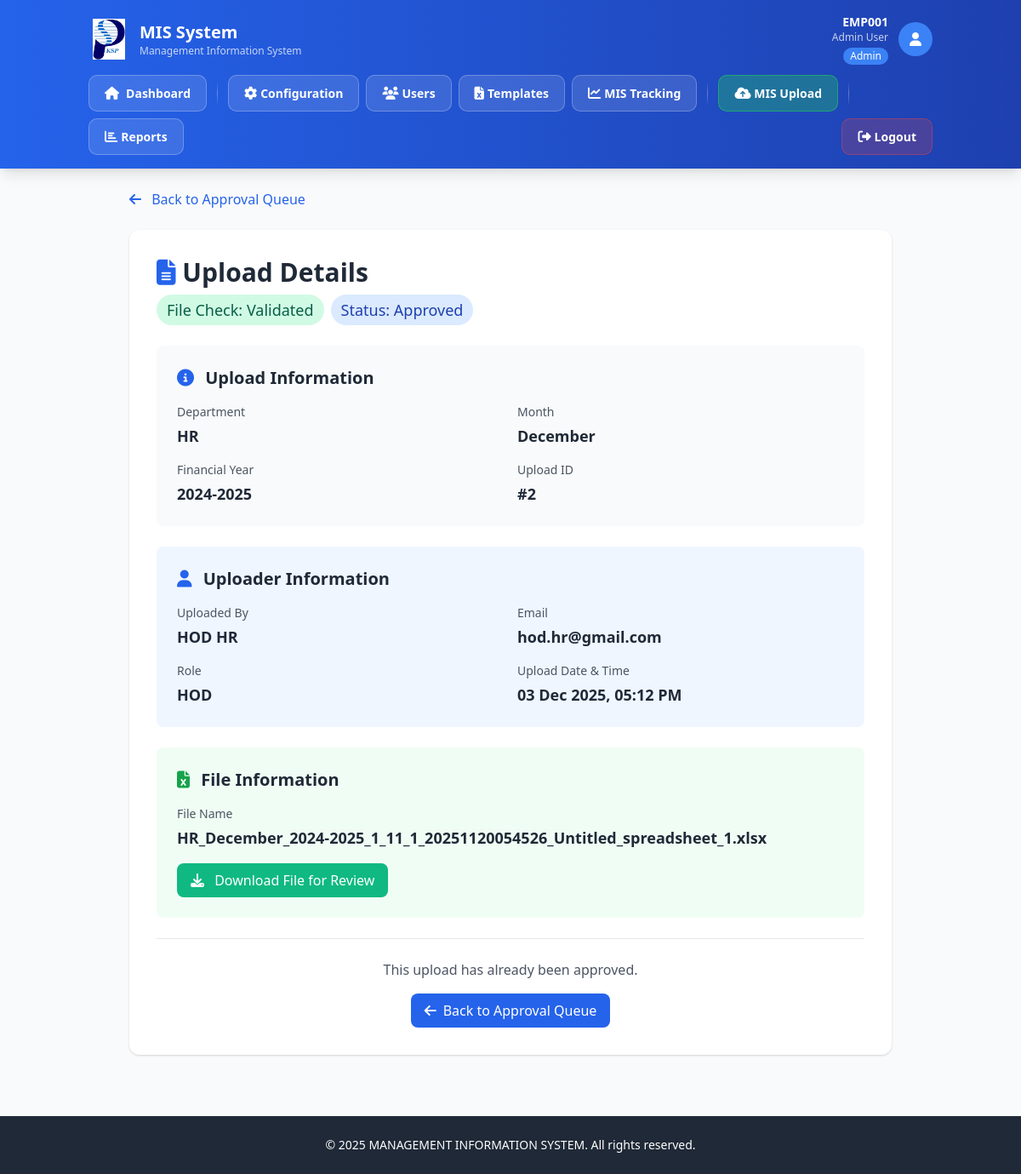
/view-upload/2 (signed in), run on the app's committed database.
### app.py (models this page shows)
class User(db.Model):
    __tablename__ = 'users'
    UserID = db.Column(db.Integer, primary_key=True)
    EmpID = db.Column(db.String(20), unique=True, nullable=False, index=True)
    Username = db.Column(db.String(50), nullable=True)
    PasswordHash = db.Column(db.String(255), nullable=False)
    Email = db.Column(db.String(100), unique=True, nullable=False)
    DepartmentID = db.Column(db.Integer, db.ForeignKey('departments.DeptID'), nullable=False)
    RoleID = db.Column(db.Integer, db.ForeignKey('roles.RoleID'), nullable=False)
    IsActive = db.Column(db.Boolean, default=True)
    FailedLoginAttempts = db.Column(db.Integer, default=0)
    LastFailedLogin = db.Column(db.DateTime, nullable=True)
    AccountLockedUntil = db.Column(db.DateTime, nullable=True)
    PasswordLastChanged = db.Column(db.DateTime, default=lambda: datetime.now(IST))
    PasswordExpiryDate = db.Column(db.DateTime, default=lambda: datetime.now(IST) + timedelta(days=90))
    CreatedAt = db.Column(db.DateTime, default=lambda: datetime.now(IST))
    UpdatedAt = db.Column(db.DateTime, default=lambda: datetime.now(IST), onupdate=lambda: datetime.now(IST))
    uploads = db.relationship('MISUpload', foreign_keys='MISUpload.UploadedBy', backref='uploader', lazy=True)

class Role(db.Model):
    __tablename__ = 'roles'
    RoleID = db.Column(db.Integer, primary_key=True)
    RoleName = db.Column(db.String(50), unique=True, nullable=False)
    users = db.relationship('User', backref='role', lazy=True)

class MISUpload(db.Model):
    __tablename__ = 'mis_uploads'
    UploadID = db.Column(db.Integer, primary_key=True)
    UploadCode = db.Column(db.String(50), unique=True, nullable=True)
    DepartmentID = db.Column(db.Integer, db.ForeignKey('departments.DeptID'), nullable=False)
    MonthID = db.Column(db.Integer, nullable=False)
    FYID = db.Column(db.Integer, db.ForeignKey('financial_years.FYID'), nullable=False)
    UploadedBy = db.Column(db.Integer, db.ForeignKey('users.UserID'), nullable=False)
    UploadDate = db.Column(db.DateTime, default=lambda: datetime.now(IST))
    FilePath = db.Column(db.String(255), nullable=False)
    FileCheck = db.Column(db.String(50), default='Not Validated')
    Status = db.Column(db.String(50), default='In Review')
    IsModified = db.Column(db.Boolean, default=False)
    IsCancelled = db.Column(db.Boolean, default=False)
    SupervisorApproved = db.Column(db.Boolean, default=False)
    SupervisorApprovedBy = db.Column(db.Integer, db.ForeignKey('users.UserID'), nullable=True)
    SupervisorApprovedDate = db.Column(db.DateTime, nullable=True)

class Department(db.Model):
    __tablename__ = 'departments'
    DeptID = db.Column(db.Integer, primary_key=True)
    DeptName = db.Column(db.String(100), unique=True, nullable=False)
    ActiveFlag = db.Column(db.Boolean, default=True)
    users = db.relationship('User', backref='department', lazy=True)
    uploads = db.relationship('MISUpload', backref='department', lazy=True)
    templates = db.relationship('Template', backref='department', lazy=True)

class FinancialYear(db.Model):
    __tablename__ = 'financial_years'
    FYID = db.Column(db.Integer, primary_key=True)
    FYName = db.Column(db.String(50), unique=True, nullable=False)
    StartDate = db.Column(db.Date, nullable=False)
    EndDate = db.Column(db.Date, nullable=False)
    ActiveFlag = db.Column(db.Boolean, default=False)
    uploads = db.relationship('MISUpload', backref='financial_year', lazy=True)

### app.py (the view)
@app.route('/view-upload/<int:upload_id>')
@login_required
def view_upload(upload_id):
    user = User.query.get(session['user_id'])
    if not user or not user.IsActive:
        session.clear()
        flash('Your session has expired. Please log in again.', 'error')
        return redirect(url_for('login'))
    upload = MISUpload.query.get_or_404(upload_id)
    if user.role.RoleName == 'Management':
        pass  # Management can view all uploads
    elif user.role.RoleName == 'Admin':
        pass  # Admin can view all uploads
    elif user.role.RoleName == 'HOD' and upload.DepartmentID != user.DepartmentID:
        flash('Access denied. You can only view uploads from your department.', 'error')
        return redirect(url_for('reports'))
    else:
        flash('Access denied.', 'error')
        return redirect(url_for('reports'))
    return render_template('view_upload.html',
                         current_user=user,
                         upload=upload)

### templates/view_upload.html (shortened to what this page needs)
{% extends "base.html" %}
{% block content %}
<div class="max-w-4xl mx-auto">
    <div class="mb-6">
        <a href="{{ url_for('approval_queue') }}" class="text-blue-600 hover:text-blue-800">
            <i class="fas fa-arrow-left mr-2"></i> Back to Approval Queue
        </a>
    </div>
    <div class="card p-8">
        <div class="mb-6">
            <h2 class="text-3xl font-bold text-gray-800 mb-2">
                <i class="fas fa-file-alt text-blue-600"></i> Upload Details
            </h2>
            <div class="flex gap-2">
                <span class="badge {% if upload.FileCheck == 'Validated' %}badge-validated{% else %}badge-rejected{% endif %} text-lg">
                    File Check: {{ upload.FileCheck }}
                </span>
                {% if upload.Status == 'Rejected' %}
                <span class="badge badge-rejected text-lg">
                    Status: Rejected by Supervisor
                </span>
                {% elif upload.SupervisorApproved and upload.Status == 'In Review' %}
                <span class="badge" style="background-color: #dbeafe; color: #1e40af;" class="text-lg">
                    Status: Supervisor Approved
                </span>
                {% elif upload.Status == 'Approved' %}
                <span class="badge badge-approved text-lg">
                    Status: Approved
                </span>
                {% else %}
                <span class="badge badge-pending text-lg">
                    Status: In Review
                </span>
                {% endif %}
            </div>
        </div>
        <div class="bg-gray-50 rounded-lg p-6 mb-6">
            <h3 class="text-xl font-bold mb-4 text-gray-800">
                <i class="fas fa-info-circle text-blue-600 mr-2"></i> Upload Information
            </h3>
            <div class="grid grid-cols-1 md:grid-cols-2 gap-4">
                <div>
                    <p class="text-sm text-gray-600 mb-1">Department</p>
                    <p class="text-lg font-semibold text-gray-800">{{ upload.department.DeptName }}</p>
                </div>
                <div>
                    <p class="text-sm text-gray-600 mb-1">Month</p>
                    <p class="text-lg font-semibold text-gray-800">
                        {{ ['', 'January', 'February', 'March', 'April', 'May', 'June', 'July', 'August', 'September', 'October', 'November', 'December'][upload.MonthID] }}
                    </p>
                </div>
                <div>
                    <p class="text-sm text-gray-600 mb-1">Financial Year</p>
                    <p class="text-lg font-semibold text-gray-800">{{ upload.financial_year.FYName }}</p>
                </div>
                <div>
                    <p class="text-sm text-gray-600 mb-1">Upload ID</p>
                    <p class="text-lg font-semibold text-gray-800">#{{ upload.UploadID }}</p>
                </div>
            </div>
        </div>
        <div class="bg-blue-50 rounded-lg p-6 mb-6">
            <h3 class="text-xl font-bold mb-4 text-gray-800">
                <i class="fas fa-user text-blue-600 mr-2"></i> Uploader Information
            </h3>
            <div class="grid grid-cols-1 md:grid-cols-2 gap-4">
                <div>
                    <p class="text-sm text-gray-600 mb-1">Uploaded By</p>
                    <p class="text-lg font-semibold text-gray-800">{{ upload.uploader.Username }}</p>
                </div>
                <div>
                    <p class="text-sm text-gray-600 mb-1">Email</p>
                    <p class="text-lg font-semibold text-gray-800">{{ upload.uploader.Email }}</p>
                </div>
                <div>
                    <p class="text-sm text-gray-600 mb-1">Role</p>
                    <p class="text-lg font-semibold text-gray-800">{{ upload.uploader.role.RoleName }}</p>
                </div>
                <div>
                    <p class="text-sm text-gray-600 mb-1">Upload Date & Time</p>
                    <p class="text-lg font-semibold text-gray-800">{{ upload.UploadDate.strftime('%d %b %Y, %I:%M %p') }}</p>
                </div>
            </div>
        </div>
        <div class="bg-green-50 rounded-lg p-6 mb-6">
            <h3 class="text-xl font-bold mb-4 text-gray-800">
                <i class="fas fa-file-excel text-green-600 mr-2"></i> File Information
            </h3>
            <div class="mb-4">
                <p class="text-sm text-gray-600 mb-1">File Name</p>
                <p class="text-lg font-semibold text-gray-800">{{ upload.FilePath.split('/')[-1] }}</p>
            </div>
            <a href="{{ url_for('download_upload', upload_id=upload.UploadID) }}"
               class="inline-block btn btn-success">
                <i class="fas fa-download mr-2"></i> Download File for Review
            </a>
        </div>
        {% if upload.Status in ['Pending', 'Validated', 'In Review'] %}
        <div class="border-t pt-6 mt-6">
            <h3 class="text-xl font-bold mb-4 text-gray-800">
                <i class="fas fa-tasks text-orange-600 mr-2"></i> Actions
            </h3>
            <div class="flex flex-wrap gap-4">
                <form method="POST" action="{{ url_for('approve_upload', upload_id=upload.UploadID) }}" class="inline">
                    <button type="submit" class="btn btn-success text-lg px-8 py-3">
                        <i class="fas fa-check mr-2"></i> Approve Upload
                    </button>
                </form>
                <form method="POST" action="{{ url_for('reject_upload', upload_id=upload.UploadID) }}" class="inline"
                      onsubmit="return confirm('Are you sure you want to reject this upload? The user will be notified.');">
                    <button type="submit" class="btn btn-danger text-lg px-8 py-3">
                        <i class="fas fa-times mr-2"></i> Reject Upload
                    </button>
                </form>
                <a href="{{ url_for('approval_queue') }}" class="btn bg-gray-600 text-white hover:bg-gray-700 text-lg px-8 py-3">
                    <i class="fas fa-arrow-left mr-2"></i> Back to Queue
                </a>
            </div>
        </div>
        {% else %}
        <div class="border-t pt-6 mt-6">
            <p class="text-gray-600 text-center">
                This upload has already been {{ upload.Status.lower() }}.
            </p>
            <div class="text-center mt-4">
                <a href="{{ url_for('approval_queue') }}" class="btn btn-primary">
                    <i class="fas fa-arrow-left mr-2"></i> Back to Approval Queue
                </a>
            </div>
        </div>
        {% endif %}
    </div>
</div>
{% endblock %}

### templates/base.html (shortened to what this page needs)
<!DOCTYPE html>
<html lang="en">
<head>
    <script src="https://cdn.tailwindcss.com"></script>
    <link rel="stylesheet" href="{{ url_for('static', filename='css/styles.css') }}">
    <link rel="stylesheet" href="https://cdnjs.cloudflare.com/ajax/libs/font-awesome/6.4.0/css/all.min.css">
</head>
<body class="bg-gray-50 min-h-screen">
    {% if 'user_id' in session %}
    <nav class="bg-gradient-to-r from-blue-600 to-blue-800 text-white shadow-lg">
        <div class="container mx-auto px-4 py-4">
            <div class="flex justify-between items-center mb-3">
                <div class="flex items-center gap-3">
                    <img src="{{ url_for('static', filename='logo.png') }}" alt="KSPL Logo" class="w-12 h-12 object-contain">
                    <div>
                        <h1 class="text-xl font-bold">MIS System</h1>
                        <p class="text-xs opacity-75">Management Information System</p>
                    </div>
                </div>
                <div class="flex items-center gap-3">
                    <div class="text-right hidden sm:block">
                        <p class="text-sm font-semibold">{{ current_user.EmpID }}</p>
                        {% if current_user.Username %}<p class="text-xs opacity-75">{{ current_user.Username }}</p>{% endif %}
                        <span class="inline-block mt-1 px-2 py-0.5 bg-blue-500 rounded-full text-xs font-medium">
                            {{ current_user.role.RoleName }}
                        </span>
                    </div>
                    <div class="w-10 h-10 bg-blue-500 rounded-full flex items-center justify-center">
                        <i class="fas fa-user text-white"></i>
                    </div>
                </div>
            </div>
            <div class="flex flex-wrap gap-2 items-center">
                <a href="{{ url_for('dashboard') }}" class="nav-button {% if request.endpoint == 'dashboard' %}nav-button-active{% endif %}">
                    <i class="fas fa-home mr-2"></i>Dashboard
                </a>
                {% if current_user.role.RoleName == 'Admin' %}
                <a href="{{ url_for('config_master') }}" class="nav-button {% if request.endpoint == 'config_master' %}nav-button-active{% endif %}">
                    <i class="fas fa-cog mr-1"></i>Configuration
                </a>
                <a href="{{ url_for('user_management') }}" class="nav-button {% if request.endpoint == 'user_management' %}nav-button-active{% endif %}">
                    <i class="fas fa-users mr-1"></i>Users
                </a>
                <a href="{{ url_for('template_management') }}" class="nav-button {% if request.endpoint == 'template_management' %}nav-button-active{% endif %}">
                    <i class="fas fa-file-excel mr-1"></i>Templates
                </a>
                <a href="{{ url_for('admin_mis_tracking') }}" class="nav-button {% if request.endpoint == 'admin_mis_tracking' %}nav-button-active{% endif %}">
                    <i class="fas fa-chart-line mr-1"></i>MIS Tracking
                </a>
                {% endif %}
                {% if current_user.role.RoleName in ['Admin', 'HOD'] %}
                <a href="{{ url_for('mis_upload') }}" class="nav-button nav-button-highlight {% if request.endpoint == 'mis_upload' %}nav-button-active{% endif %}">
                    <i class="fas fa-cloud-upload-alt mr-1"></i>MIS Upload
                </a>
                {% endif %}
                <a href="{{ url_for('reports') }}" class="nav-button {% if request.endpoint == 'reports' %}nav-button-active{% endif %}">
                    <i class="fas fa-chart-bar mr-1"></i>Reports
                </a>
                <div class="ml-auto">
                    <a href="{{ url_for('logout') }}" class="nav-button nav-button-logout">
                        <i class="fas fa-sign-out-alt mr-1"></i>Logout
                    </a>
                </div>
            </div>
        </div>
    </nav>
    {% endif %}
    <div class="container mx-auto px-4 py-6">
        {% block content %}{% endblock %}
    </div>
    <footer class="bg-gray-800 text-white mt-12 py-6">
        <div class="container mx-auto px-4 text-center">
            <p class="text-sm">&copy; 2025 MANAGEMENT INFORMATION SYSTEM. All rights reserved.</p>
        </div>
    </footer>
</body>
</html>

### data on the page
User: EmpID "EMP001", Username "Admin User"
Role: role.RoleName "Admin"
MISUpload: FileCheck "Validated", MonthID "December", UploadID "2", UploadDate "03 Dec 2025, 05:12 PM", FilePath "HR_December_2024-2025_1_11_1_20251120054526_Untitled_spreadsheet_1.xlsx", Status "approved"
Department: department.DeptName "HR"
FinancialYear: financial_year.FYName "2024-2025"
User: uploader.Username "HOD HR", uploader.Email "hod.hr@gmail.com"
Role: uploader.role.RoleName "HOD"
